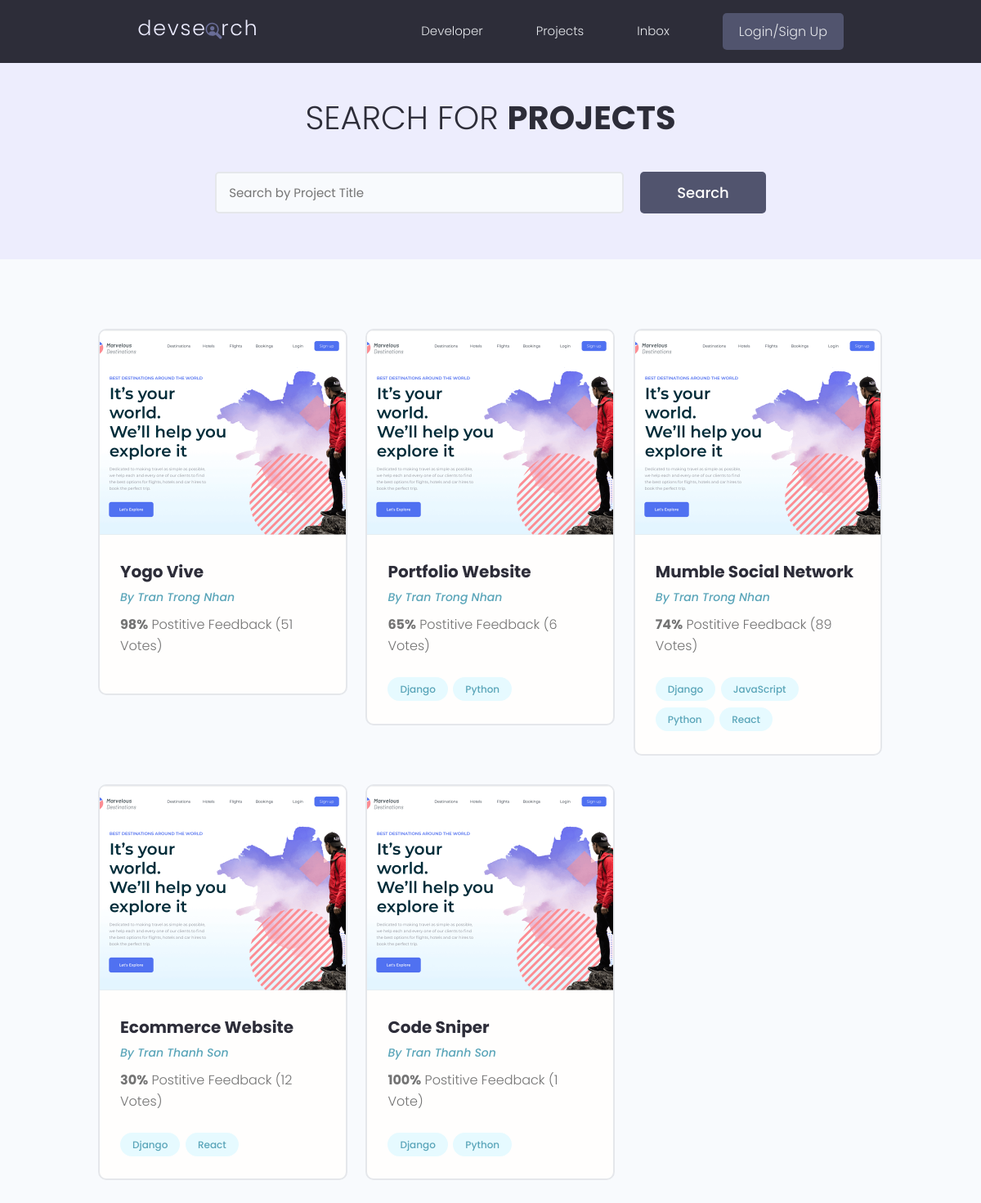
/projects/, run on the app's committed database.
### projects/models.py (models this page shows, shortened)
class Project(models.Model):
    owner = models.ForeignKey(Profile, null=True, blank=True, on_delete=models.SET_NULL)
    title = models.CharField(max_length=200)
    description = models.TextField(null=True, blank=True)
    featured_image = models.ImageField(null=True, blank=True, default="default.jpg")
    demo_link = models.CharField(max_length=2000, null=True, blank=True)
    source_link = models.CharField(max_length=2000, null=True, blank=True)
    tags = models.ManyToManyField('Tag', blank=True)
    vote_total = models.IntegerField(default=0, null=True, blank=True)
    vote_ratio = models.IntegerField(default=0, null=True, blank=True)
    created = models.DateTimeField(auto_now_add=True)
    id = models.UUIDField(default=uuid.uuid4, unique=True,
                          primary_key=True, editable=False)

class Tag(models.Model):
    name = models.CharField(max_length=200)
    created = models.DateTimeField(auto_now_add=True)
    id = models.UUIDField(default=uuid.uuid4, unique=True,
                          primary_key=True, editable=False)
    def __str__(self):
        return self.name

### users/models.py (models this page shows, shortened)
class Profile(models.Model):
    user = models.OneToOneField(User, on_delete=models.CASCADE, null=True, blank=True)
    name = models.CharField(max_length=200, blank=True, null=True)
    email = models.EmailField(max_length=500, blank=True, null=True)
    username = models.CharField(max_length=200, blank=True, null=True)
    location = models.CharField(max_length=200, blank=True, null=True)
    short_intro = models.CharField(max_length=200, blank=True, null=True)
    bio = models.TextField(blank=True, null=True)
    profile_image = models.ImageField(null=True, blank=True, upload_to='profiles/', default="profiles/user-default.png")
    social_github = models.CharField(max_length=200, blank=True, null=True)
    social_twitter = models.CharField(max_length=200, blank=True, null=True)
    social_linkedin = models.CharField(max_length=200, blank=True, null=True)
    social_youtube = models.CharField(max_length=200, blank=True, null=True)
    social_website = models.CharField(max_length=200, blank=True, null=True)
    created = models.DateTimeField(auto_now_add=True)
    id = models.UUIDField(default=uuid.uuid4, unique=True,
                          primary_key=True, editable=False)

### projects/views.py (the view)
# urls.py: path('projects/', include('projects.urls')),
def projects(request):
    projects, search_query = searchProjects(request)
    context = {'projects': projects, 'search_query': search_query}
    return render(request, 'projects/projects.html', context)

### projects/utils.py (called while the page is built)
def searchProjects(request):
    search_query = ''
    if request.GET.get('search_query'):
        search_query = request.GET.get('search_query')
    tags = Tag.objects.filter(name__icontains=search_query)
    projects = Project.objects.distinct().filter(
        Q(title__icontains=search_query) |
        Q(description__icontains=search_query) |
        Q(owner__name__icontains=search_query) |
        Q(tags__in=tags)
    )
    return projects, search_query

### projects/templates/projects/projects.html (shortened to what this page needs)
{% extends 'main.html' %}
{% block content %}
  <main class="projects">
    <section class="hero-section text-center">
      <div class="container container--narrow">
        <div class="hero-section__box">
          <h2>Search for <span>Projects</span></h2>
        </div>
        <div class="hero-section__search">
          <form class="form" action="{% url 'projects' %}" method="get">
            <div class="form__field">
              <input class="input input--text" id="formInput#search" type="text" name="search_query"
                value="{{search_query}}"  placeholder="Search by Project Title" />
            </div>
            <input class="btn btn--sub btn--lg" type="submit" value="Search" />
          </form>
        </div>
      </div>
    </section>
    <section class="projectsList">
      <div class="container">
        <div class="grid grid--three">
        {% for project in projects %}
          <div class="column">
            <div class="card project">
              <a href="{% url 'project' project.id %}" class="project">
                <img class="project__thumbnail" src="{{project.featured_image.url}}" alt="project thumbnail" />
                <div class="card__body">
                  <h3 class="project__title">{{project.title}}</h3>
                  <p><a class="project__author" href="{% url 'user-profile' project.owner.id %}">By {{project.owner.name}}</a></p>
                  <p class="project--rating">
                    <span style="font-weight: bold;">{{project.vote_ratio}}%</span> Postitive
                    Feedback ({{project.vote_total}} Vote{{project.vote_total|pluralize:"s"}})
                  </p>
                  <div class="project__tags">
                    {% for tag in project.tags.all %}
                    <span class="tag tag--pill tag--main">
                      <small>{{tag}}</small>
                    </span>
                    {% endfor %}
                  </div>
                </div>
              </a>
            </div>
          </div>
        {% endfor %}
        </div>
      </div>
    </section>
</main>
{% endblock content %}

### templates/main.html (shortened to what this page needs)
<!DOCTYPE html>
{% load static %}
<html>
<head>
  <link rel="stylesheet" href="https://cdn.iconmonstr.com/1.3.0/css/iconmonstr-iconic-font.min.css" />
  <link rel="stylesheet" href="{% static 'uikit/styles/uikit.css' %}" />
  <link rel="stylesheet" href="{% static 'styles/app.css' %}" />
</head>
<body>
    {% include 'navbar.html' %}
    {% block content %}
    {% endblock content %}
</body>
</html>

### templates/navbar.html (shortened to what this page needs)
{% load static %}
<header class="header">
    <div class="container container--narrow">
      <a href="{% url 'profiles' %}" class="header__logo">
        <img src="{% static 'images/logo.svg' %}" alt="DevSearch Logo" />
      </a>
      <nav class="header__nav">
        <ul class="header__menu">
          <li class="header__menuItem"><a href="{% url 'profiles' %}">Developer</a></li>
          <li class="header__menuItem"><a href="{% url 'projects' %}">Projects</a></li>
          <li class="header__menuItem"><a href="">Inbox</a></li>
          {% if request.user.is_authenticated %}
          <li class="header__menuItem"><a href="{% url 'account' %}">Account</a></li>
          <li class="header__menuItem"><a href="{% url 'logout' %}" class="btn btn--sub">Logout</a></li>
          {% else %}
          <li class="header__menuItem"><a href="{% url 'login' %}" class="btn btn--sub">Login/Sign Up</a></li>
          {% endif %}
        </ul>
      </nav>
    </div>
</header>

### static/styles/app.css (style rules this page uses)
:root { --color-sub: #2d2d39; }
.btn--sub { background-color: var(--color-sub-light); }
.card { border: 2px solid var(--color-light); }
img { width: 100%; }
.header { position: sticky; z-index: 111; background-color: var(--color-sub); padding: 1.5rem 0; }
.header > .container { display: flex; justify-content: space-between; align-items: center; }
.header__logo > img { height: 3.8rem; }
.header__nav > ul { display: inline-flex; align-items: center; list-style: none; gap: 6.5rem; }
.header__menuItem > a { color: var(--color-light); font-weight: 300; }
.hero-section { height: 40vh; display: flex; align-items: center; background-color: var(--color-sub); }
.hero-section__box { margin-bottom: 4rem; }
.hero-section__box > h2, .hero-section__box > h2 > span { font-size: 4rem; color: var(--color-light); line-height: 1.3; text-transform: uppercase; }
.hero-section__box > h2 { font-weight: 300; }
.hero-section__box > h2 > span { font-weight: 700; }
.hero-section__search > .form { display: flex; align-items: center; justify-content: center; gap: 2rem; }
.hero-section__search > .form input.input--text { width: 50rem; }
.project__author { font-size: 1.4rem; font-style: italic; }
.project--rating { margin-bottom: 1.6em; margin-top: .5em; }
.projects > .hero-section { background: var(--color-sub-lighter); height: 30vh; }
.projects .hero-section__box { margin-bottom: 2.5rem; }
.projects .hero-section__box > h2 { color: var(--color-sub); }
.projects .hero-section__box > h2 > span { font-weight: 700; color: var(--color-sub); }
.projectsList { margin-top: 8rem; }
.project__thumbnail { height: 25rem; object-fit: cover; object-position: top center; }
.project__title { font-size: 2rem; font-weight: 700; color: var(--color-sub); }

### static/uikit/styles/modules/_variables.css (style rules this page uses)
:root { --color-main: #5aa5b9; --color-main-light: #e6faff; --color-sub: #3f4156; --color-sub-light: #51546e; --color-sub-lighter: #ededfd; --color-text: #737373; --color-gray: #8b8b8b; --color-light: #e5e7eb; --color-light-gray: #767676; --color-bg: #f8fafd; --color-white: #fffefd; --color-white-light: #f3f3f3; --color-success: #359e64; --color-success-bg: #def8e8; --color-error: #fc4b0b; --color-error-bg: #fff2ee; --font-base: 'Poppins', arial, helvetica, 'Segoe UI', roboto, ubuntu, sans-serif; --font-monospace: 'Fira Code', 'Courier New', courier, monospace; --font-regular: 300; --font-medium: 500; --font-bold: 700; --generic-shadow: 1px 1px 5px #00000010; --generic-transition: all 0.3s ease-in-out; }

### static/uikit/styles/modules/_base.css (style rules this page uses)
* { margin: 0; padding: 0; box-sizing: border-box; text-rendering: optimizeLegibility; color: inherit; font-size: inherit; }
html { font-size: 50%; }
@media only screen and (min-width: 480px) { html { font-size: 56.25%; } }
@media only screen and (min-width: 1200px) { html { font-size: 62.5%; } }
body { line-height: 1.6; font-weight: 400; font-size: 1.5rem; color: var(--color-text); background-color: var(--color-bg); min-height: 100vh; }

### static/uikit/styles/modules/_typography.css (style rules this page uses)
* { font-family: var(--font-base); }
h2 { font-size: 3.6rem; font-weight: var(--font-bold); }
h3 { font-size: 3.2rem; font-weight: var(--font-medium); }
p, span, strong { font-size: 1.6rem; color: var(--color-text); font-weight: var(--font-regular); }
a { padding-bottom: 2px; text-decoration: none; display: inline-block; color: var(--color-main); font-weight: var(--font-medium); }

### static/uikit/styles/modules/_utilities.css (style rules this page uses)
.container { width: 92%; max-width: 165rem; margin: 0 auto; box-sizing: border-box; }
.container--narrow { width: 92%; max-width: 120rem; }
@media screen and (min-width: 1000px) { .container { width: 90%; } }
@media screen and (min-width: 1000px) { .container--narrow { width: 85%; } }
@media screen and (min-width: 1200px) { .container { width: 80%; } }
@media screen and (min-width: 1200px) { .container--narrow { width: 72%; } }
.text-center { text-align: center; }

### static/uikit/styles/modules/_button.css (style rules this page uses)
.btn { display: inline-block; position: relative; cursor: pointer; background-color: var(--color-light); font-weight: var(--font-medium); color: var(--color-sub); text-decoration: none; padding: 1rem 2rem; border-radius: 0.5rem; border: none; width: -webkit-fit-content; width: -moz-fit-content; width: fit-content; height: -webkit-fit-content; height: -moz-fit-content; height: fit-content; font-size: 1.6rem; outline-width: 0; outline-color: transparent; -webkit-backface-visibility: hidden; backface-visibility: hidden; transition: all 0.3s ease-in-out; }
.btn--sub { background-color: var(--color-sub); color: var(--color-white); }
.btn--lg { font-size: 1.8rem; padding: 1.2rem 4.5rem; }

### data on the page
Project: featured_image (picture), title "Yogo Vive", owner.name "Tran Trong Nhan", vote_ratio "98", vote_total "51"
Project: featured_image (picture), title "Portfolio Website", owner.name "Tran Trong Nhan", vote_ratio "65", vote_total "6"
Tag: name "Django"
Tag: name "Python"
Project: featured_image (picture), title "Mumble Social Network", owner.name "Tran Trong Nhan", vote_ratio "74", vote_total "89"
Tag: name "JavaScript"
Tag: name "React"
Project: featured_image (picture), title "Ecommerce Website", owner.name "Tran Thanh Son", vote_ratio "30", vote_total "12"
Project: featured_image (picture), title "Code Sniper", owner.name "Tran Thanh Son", vote_ratio "100", vote_total "1"
